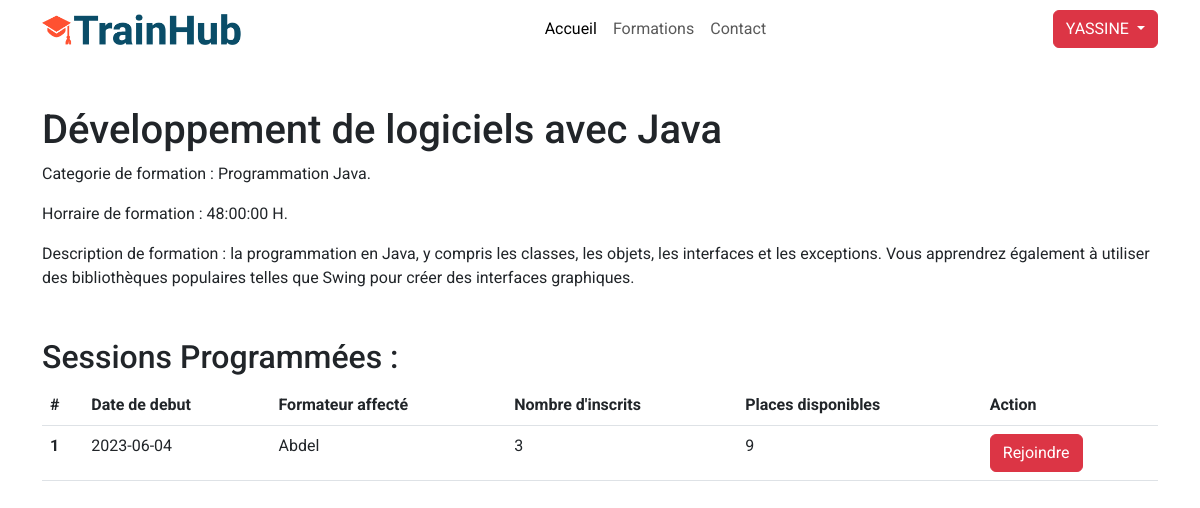
Page /details.php?id=5 (signed in) on the committed database.
### tables this page shows
CREATE TABLE IF NOT EXISTS `formation` (
  `ID_FORMATION` int NOT NULL AUTO_INCREMENT,
  `ID_ADMIN` int NOT NULL,
  `SUJET_FORMATION` varchar(150) DEFAULT NULL,
  `CATEGORIE_FORMATION` varchar(30) DEFAULT NULL,
  `HORRAIRE_FORMATION` time DEFAULT NULL,
  `DESCRIPTIVE_FORMATION` varchar(1000) DEFAULT NULL,
  PRIMARY KEY (`ID_FORMATION`),
  KEY `FK_FORMATIO_CREER_ADMIN` (`ID_ADMIN`)
);

CREATE TABLE IF NOT EXISTS `session` (
  `ID_SESSION` int NOT NULL AUTO_INCREMENT,
  `ID_FORMATEUR` int NOT NULL,
  `ID_FORMATION` int NOT NULL,
  `DATE_DEBUT_SESSION` date DEFAULT NULL,
  `DATE_FIN_SESSION` date DEFAULT NULL,
  `NOMBRE_PLACES_SESSION` smallint DEFAULT NULL,
  `ETAT_SESSION` varchar(50) DEFAULT NULL,
  PRIMARY KEY (`ID_SESSION`),
  KEY `FK_SESSION_AFFECTER_FORMATEU` (`ID_FORMATEUR`),
  KEY `FK_SESSION_CONCERNE_FORMATIO` (`ID_FORMATION`)
);

CREATE TABLE IF NOT EXISTS `formateur` (
  `ID_FORMATEUR` int NOT NULL AUTO_INCREMENT,
  `ID_ADMIN` int NOT NULL,
  `NOM_FORMATEUR` varchar(40) DEFAULT NULL,
  `EMAIL_FORMATEUR` varchar(120) DEFAULT NULL,
  `MDP_FORMATEUR` varchar(30) DEFAULT NULL,
  PRIMARY KEY (`ID_FORMATEUR`),
  KEY `FK_FORMATEU_GERER_ADMIN` (`ID_ADMIN`)
);

### details.php (the view, shortened to what this page needs)
<?php
include("./db_connection.php");
if (isset($_GET['id'])) {
  $id_formation = $_GET['id'];
}
?>
<!doctype html>
<html lang="en">
  <head>
    <link rel="stylesheet" href="styles.css">
    <link href="https://cdn.jsdelivr.net/npm/bootstrap@5.3.0-alpha3/dist/css/bootstrap.min.css" rel="stylesheet">
  </head>
  <body>
  <header class="sticky-top">
      <nav class="navbar navbar-expand-lg navbar-light bg-transparent">
        <div class="container">
          <a class="navbar-brand" href="index.php">
            <img src="icons/logo.png" alt="Logo" width="200">
          </a>
          <div class="collapse navbar-collapse" id="navbarNav">
            <ul class="navbar-nav mx-auto">
              <li class="nav-item">
                <a class="nav-link active" href="index.php">Accueil</a>
              </li>
              <li class="nav-item">
                <a class="nav-link" href="./formation.php">Formations</a>
              </li>
              <li class="nav-item">
                <a class="nav-link" href="#">Contact</a>
              </li>
            </ul>
            <div class="d-flex">
            <?php
                  if (isset($_SESSION['email'])) {
                      echo '
                      <div class="dropdown">
                        <button class="btn btn-danger dropdown-toggle text-uppercase" type="button" data-bs-toggle="dropdown" aria-expanded="false">
                          '. $_SESSION['full_name'] .'
                        </button>
                        <ul class="dropdown-menu">
                          <li><a class="dropdown-item" href="./profil.php">Mon Profil</a></li>
                          <li><a class="dropdown-item" href="#">Editer Mes Informations</a></li>
                          <li><hr class="dropdown-divider"></li>
                          <li><a class="dropdown-item" href="logout.php">Se Deconnecter</a></li>
                        </ul>
                      </div>';
                  } else {
                      echo '<a href="login.php" class="btn btn-outline-danger me-2" type="button">Login</a>
                      <a class="btn btn-danger" type="button">Sign up</a>';
                  }
                ?>
            </div>
          </div>
        </div>
      </nav>
    </header>
    <?php
      $formation_list_request = "SELECT * FROM `formation` WHERE formation.ID_FORMATION = '$id_formation'";
      $formation_list = $db_connection->prepare($formation_list_request);
      $formation_list->execute();
      $row = $formation_list->fetch(PDO::FETCH_ASSOC);
    ?>
    <section class="container my-5" >
      <h1><?php echo "$row[SUJET_FORMATION]" ?></h1>
      <p> Categorie de formation : <?php echo "$row[CATEGORIE_FORMATION]" ?>.</p>
      <p> Horraire de formation : <?php echo "$row[HORRAIRE_FORMATION]" ?> H.</p>
      <p> Description de formation : <?php echo "$row[DESCRIPTIVE_FORMATION]" ?></p>
    </section>
    <section class="container my-5">
      <h2>Sessions Programmées :</h2>
      <table class="table">
        <thead>
          <tr>
            <th scope="col">#</th>
            <th scope="col">Date de debut</th>
            <th scope="col">Formateur affecté</th>
            <th scope="col">Nombre d'inscrits</th>
            <th scope="col">Places disponibles</th>
            <th scope="col">Action</th>
          </tr>
        </thead>
        <tbody>
          <?php
              $session_list_request = "SELECT *, NOM_FORMATEUR, (SELECT COUNT(ID_INSCRIPTION) FROM `INSCRIPTION` where session.ID_SESSION = inscription.ID_SESSION) AS nombre_inscrits FROM `session`
              JOIN formateur ON session.ID_FORMATEUR = formateur.ID_FORMATEUR
              WHERE session.ID_FORMATION = '$id_formation' AND session.DATE_DEBUT_SESSION > NOW() GROUP BY session.ID_SESSION";
              $session_list = $db_connection->prepare($session_list_request);
              $session_list->execute();
              $number = 0;
              while($row = $session_list->fetch(PDO::FETCH_ASSOC)) {
                $number++;
                echo'
                  <tr>
                      <th scope="row">'.$number.'</th>
                      <td>'.$row['DATE_DEBUT_SESSION'].'</td>
                      <td>'.$row['NOM_FORMATEUR'].'</td>
                      <td>'.$row['nombre_inscrits'].'</td>
                      <td>'.($row['NOMBRE_PLACES_SESSION'] - $row['nombre_inscrits']).'</td>
                      <td>
                        <form method="post">
                          <input type="hidden" value="'.$row['ID_SESSION'].'" name="idSession">
                          <button class="btn btn-danger" name="rejoindre">Rejoindre</button>
                        </form>
                      </td>
                  </tr>
                ';
              }
          ?>
        </tbody>
      </table>
    </section>
</body>
</html>

### styles.css (style rules this page uses)
* { font-family: 'Roboto', sans-serif; }

### rows in the picture
formation: SUJET_FORMATION "Développement de logiciels avec Java", CATEGORIE_FORMATION "Programmation Java", HORRAIRE_FORMATION "48:00:00", DESCRIPTIVE_FORMATION "la programmation en Java, y compris les classes, les objets, les interfaces et les exceptions. Vous apprendrez également à utiliser des bibliothèques populaires telles que Swing pour créer des interfaces graphiques."
session: DATE_DEBUT_SESSION "2023-06-04", ID_FORMATEUR.NOM_FORMATEUR "Abdel", nombre_inscrits "3", nombre_inscrits "9"

### other values in the picture
$_SESSION['full_name'] "YASSINE"
